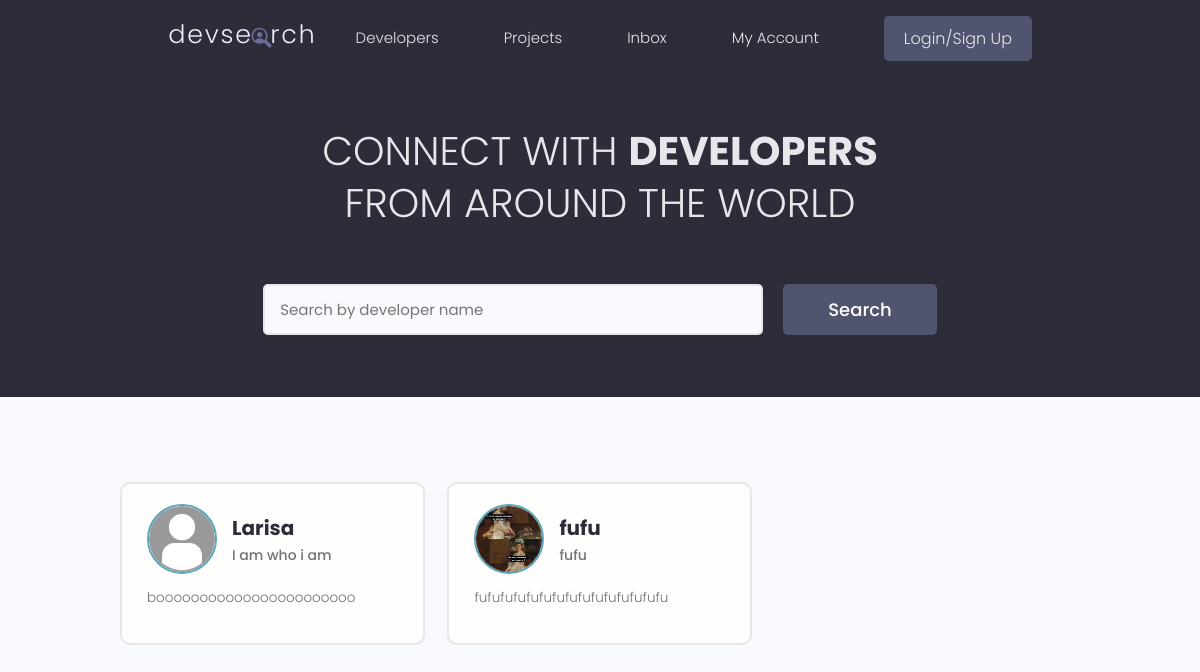
The app's page /, older data.
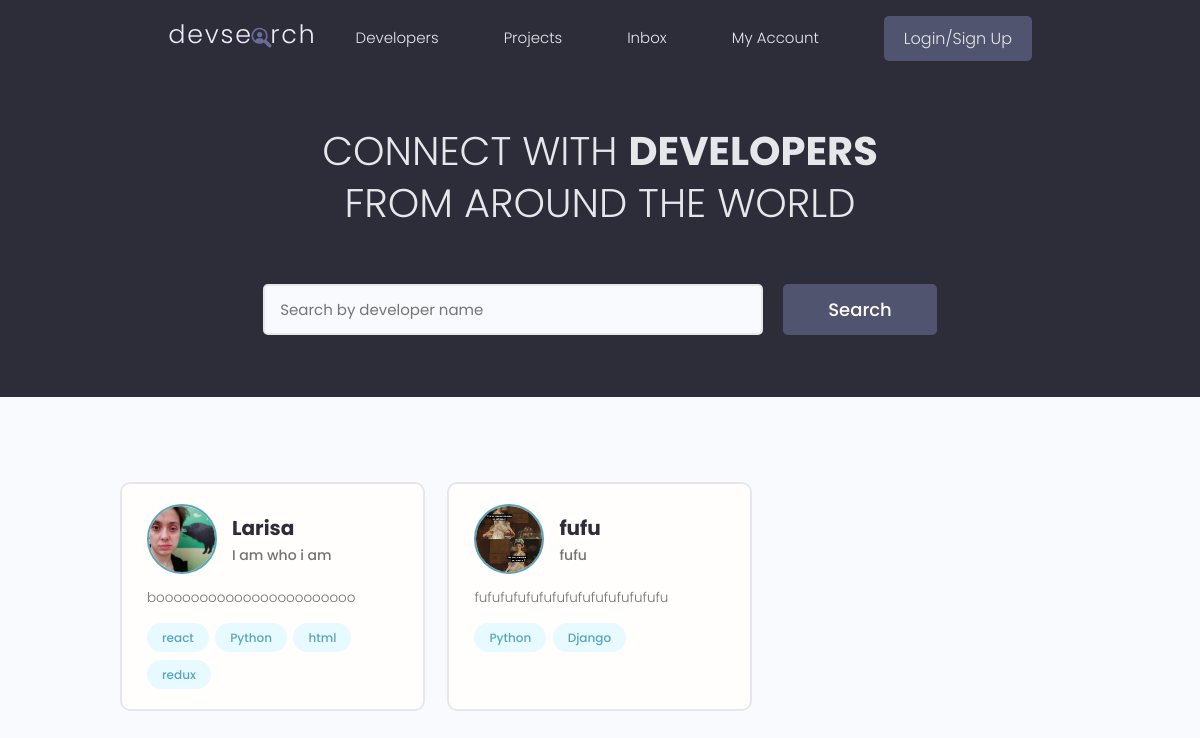
The same page, newer data.
### users/models.py (models this page shows, shortened)
class Profile(models.Model):
    user = models.OneToOneField(User, on_delete=models.CASCADE, null=True, blank=True)
    name = models.CharField(max_length=200, blank=True, null=True)
    email = models.EmailField(max_length=500, blank=True, null=True)
    username = models.CharField(max_length=200, blank=True, null=True)
    location = models.CharField(max_length=200, blank=True, null=True)
    short_info = models.CharField(max_length=200, blank=True, null=True)
    bio = models.TextField(blank=True, null=True)
    profile_image = models.ImageField(null=True, blank=True, upload_to='profiles/', default='profiles/user-default.jpg')
    social_github = models.CharField(max_length=200, blank=True, null=True)
    social_twitter = models.CharField(max_length=200, blank=True, null=True)
    social_linkedin = models.CharField(max_length=200, blank=True, null=True)
    social_youtube = models.CharField(max_length=200, blank=True, null=True)
    social_website = models.CharField(max_length=200, blank=True, null=True)
    created = models.DateTimeField(auto_now_add=True)
    id = models.UUIDField(default=uuid.uuid4, unique=True, primary_key=True, editable=False)

class Skill(models.Model):
    owner = models.ForeignKey(Profile, on_delete=models.CASCADE, null=True, blank=True)
    name = models.CharField(max_length=200, blank=True, null=True)
    description = models.TextField(null=True, blank=True)
    created = models.DateTimeField(auto_now_add=True)
    id = models.UUIDField(default=uuid.uuid4, unique=True, primary_key=True, editable=False)
    def __str__(self):
        return str(self.name)

### users/views.py (the view)
# urls.py: path('', views.profiles, name="profiles" ),
def profiles(request):
    profiles = Profile.objects.all()
    context = {'profiles': profiles}
    return render(request, 'users/profiles.html', context)

### users/templates/users/profiles.html (shortened to what this page needs)
{% extends 'main.html' %}
{% block content %}
  <main class="home">
    <section class="hero-section text-center">
      <div class="container container--narrow">
        <div class="hero-section__box">
          <h2>CONNECT WITH <span>DEVELOPERS</span></h2>
          <h2>FROM AROUND THE WORLD</h2>
        </div>
        <div class="hero-section__search">
          <form class="form" action="#" method="get">
            <div class="form__field">
              <input class="input input--text" id="formInput#search" type="text" name="text"
                placeholder="Search by developer name" />
            </div>
            <input class="btn btn--sub btn--lg" type="submit" value="Search" />
          </form>
        </div>
      </div>
    </section>
    <section class="devlist">
      <div class="container">
        <div class="grid grid--three">
        {% for profile in profiles %}
          <div class="column card">
            <div class="dev">
              <a href="{% url 'user-profile' profile.id %}" class="card__body">
                <div class="dev__profile">
                  <img class="avatar avatar--md" src="{{profile.profile_image.url}}" alt="image" />
                  <div class="dev__meta">
                    <h3>{{profile.name}}</h3>
                    <h5>{{profile.short_info|slice:"60"}}</h5>
                  </div>
                </div>
                <p class="dev__info">
                  {{profile.bio|slice:"150"}}
                </p>
                <div class="dev__skills">
                {% for skill in profile.skill_set.all|slice:"5" %}
                  <span class="tag tag--pill tag--main">
                    <small>{{skill}}</small>
                  </span>
                 {% endfor %}
                </div>
              </a>
            </div>
          </div>
          {% endfor %}
          </div>
        </div>
    </section>
  </main>
{% endblock content %}

Row changes from the older to the newer data that the page shows:
changed Profile "Larisa": profile_image: picture added in place of a placeholder
added Skill: name "react", shown under Profile "Larisa"
added Skill: name "Python", shown under Profile "Larisa"
added Skill: name "html", shown under Profile "Larisa"
added Skill: name "redux", shown under Profile "Larisa"
added Skill: name "Python", shown under Profile "fufu"
added Skill: name "Django", shown under Profile "fufu"
